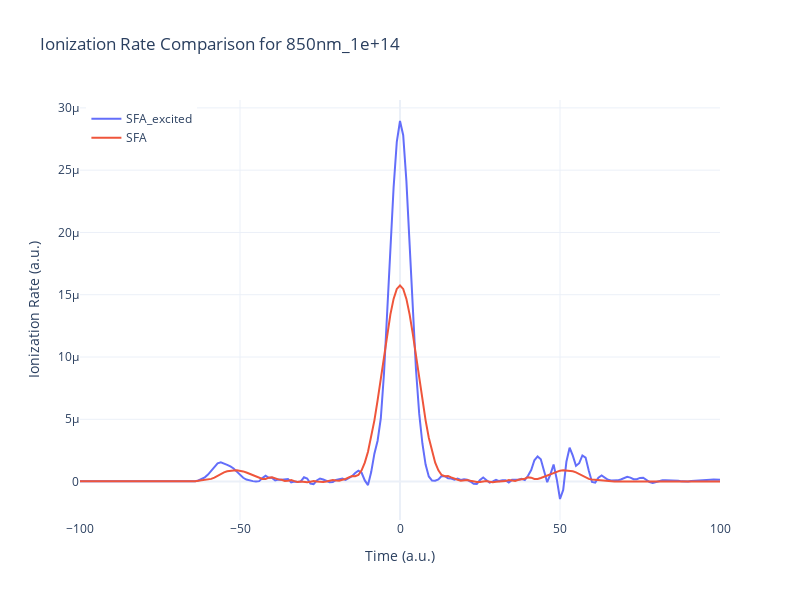

Notebook code for this chart:
### Code cell
fig = go.Figure()
fig.add_trace(go.Scatter(x=time_recon, y=np.real(ion_na_rate_SFA_excited), mode='lines', name='SFA_excited')) #they are exactly 4pi apart
fig.add_trace(go.Scatter(x=time_recon, y=ion_na_rate_SFA, mode='lines', name='SFA'))

fig.update_layout(
    title=f'Ionization Rate Comparison for {file_name}',
    xaxis_title='Time (a.u.)',
    yaxis_title='Ionization Rate (a.u.)',
    legend=dict(x=0.01, y=0.99),
    template='plotly_white',
    xaxis_range=[-100, 100],
    width=800,
    height=600
)
# truncate y-axis
fig.show()

### Figure 1 — Plotly figure (JSON) as saved in the notebook; plotly's stock layout.template omitted (floating-point values rounded to 4 significant figures; data arrays with more than 128 entries replaced by an {"elided": "..."} marker saying what was removed)
{"data": [{"mode": "lines", "name": "SFA_excited", "type": "scatter", "x": {"elided": "631 int values"}, "y": {"elided": "631 float values"}}, {"mode": "lines", "name": "SFA", "type": "scatter", "x": {"elided": "631 int values"}, "y": {"elided": "631 float values"}}], "layout": {"height": 600, "legend": {"x": 0.01, "y": 0.99}, "title": {"text": "Ionization Rate Comparison for 850nm_1e+14"}, "width": 800, "xaxis": {"range": [-100, 100], "title": {"text": "Time (a.u.)"}}, "yaxis": {"title": {"text": "Ionization Rate (a.u.)"}}}}
